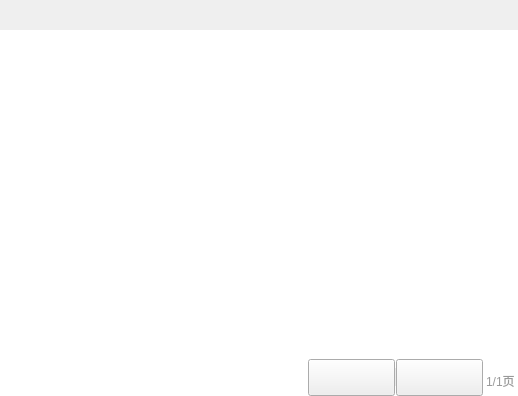
<?xml version="1.0" encoding="UTF-8"?>
<ui version="4.0">
 <class>BCSGroupManageRightWidget</class>
 <widget class="QWidget" name="BCSGroupManageRightWidget">
  <property name="geometry">
   <rect>
    <x>0</x>
    <y>0</y>
    <width>518</width>
    <height>396</height>
   </rect>
  </property>
  <property name="windowTitle">
   <string>Form</string>
  </property>
  <layout class="QVBoxLayout" name="verticalLayout">
   <property name="spacing">
    <number>0</number>
   </property>
   <property name="leftMargin">
    <number>0</number>
   </property>
   <property name="topMargin">
    <number>0</number>
   </property>
   <property name="rightMargin">
    <number>0</number>
   </property>
   <property name="bottomMargin">
    <number>0</number>
   </property>
   <item>
    <widget class="BCSGroupManageRightTitleWiget" name="titleWidget" native="true">
     <property name="minimumSize">
      <size>
       <width>0</width>
       <height>30</height>
      </size>
     </property>
     <property name="maximumSize">
      <size>
       <width>16777215</width>
       <height>30</height>
      </size>
     </property>
    </widget>
   </item>
   <item>
    <widget class="BCSGroupManageRightListView" name="listView">
     <property name="styleSheet">
      <string notr="true">QListView{
border:none;
}</string>
     </property>
    </widget>
   </item>
   <item>
    <widget class="QWidget" name="turnPageWidget" native="true">
     <property name="minimumSize">
      <size>
       <width>0</width>
       <height>0</height>
      </size>
     </property>
     <property name="maximumSize">
      <size>
       <width>16777215</width>
       <height>16777215</height>
      </size>
     </property>
     <property name="styleSheet">
      <string notr="true">QWidget#turnPageWidget{
	background-color:#ffffff;
}</string>
     </property>
     <layout class="QHBoxLayout" name="horizontalLayout_4">
      <property name="spacing">
       <number>0</number>
      </property>
      <property name="leftMargin">
       <number>0</number>
      </property>
      <property name="topMargin">
       <number>0</number>
      </property>
      <property name="rightMargin">
       <number>0</number>
      </property>
      <property name="bottomMargin">
       <number>0</number>
      </property>
      <item>
       <spacer name="horizontalSpacer">
        <property name="orientation">
         <enum>Qt::Horizontal</enum>
        </property>
        <property name="sizeHint" stdset="0">
         <size>
          <width>40</width>
          <height>20</height>
         </size>
        </property>
       </spacer>
      </item>
      <item>
       <widget class="QWidget" name="widget_5" native="true">
        <layout class="QHBoxLayout" name="horizontalLayout_5">
         <property name="spacing">
          <number>0</number>
         </property>
         <property name="leftMargin">
          <number>0</number>
         </property>
         <property name="topMargin">
          <number>0</number>
         </property>
         <property name="rightMargin">
          <number>0</number>
         </property>
         <property name="bottomMargin">
          <number>0</number>
         </property>
         <item>
          <widget class="QPushButton" name="lastPageButton">
           <property name="minimumSize">
            <size>
             <width>87</width>
             <height>37</height>
            </size>
           </property>
           <property name="maximumSize">
            <size>
             <width>87</width>
             <height>37</height>
            </size>
           </property>
           <property name="styleSheet">
            <string notr="true">QPushButton
{
	border-image: url(:/saleImage/btn-up-nomal.png);
}

QPushButton:pressed
{
	border-image: url(:/saleImage/btn-up-pess.png);
}

QPushButton:disabled
{
border-image: url(:/saleImage/btn-up-disable.png);
}</string>
           </property>
           <property name="text">
            <string/>
           </property>
          </widget>
         </item>
         <item>
          <widget class="QWidget" name="widget_6" native="true">
           <property name="minimumSize">
            <size>
             <width>1</width>
             <height>18</height>
            </size>
           </property>
           <property name="maximumSize">
            <size>
             <width>1</width>
             <height>18</height>
            </size>
           </property>
           <property name="styleSheet">
            <string notr="true">border: 1px solid #ededed;</string>
           </property>
          </widget>
         </item>
         <item>
          <widget class="QPushButton" name="nextPageButton">
           <property name="minimumSize">
            <size>
             <width>87</width>
             <height>37</height>
            </size>
           </property>
           <property name="maximumSize">
            <size>
             <width>87</width>
             <height>37</height>
            </size>
           </property>
           <property name="styleSheet">
            <string notr="true">QPushButton{
	border-image: url(:/saleImage/btn-down-nomal.png);
}

QPushButton:pressed{
	border-image: url(:/saleImage/btn-down-pess.png);
}

QPushButton:disabled{
	border-image: url(:/saleImage/btn-down-disabled.png);
}</string>
           </property>
           <property name="text">
            <string/>
           </property>
          </widget>
         </item>
        </layout>
       </widget>
      </item>
      <item>
       <widget class="QLabel" name="pageLabel">
        <property name="styleSheet">
         <string notr="true">font-size:12px;
color:#999999;
font-family:&quot;微软雅黑&quot;;
padding-top:6px;</string>
        </property>
        <property name="text">
         <string>1/1页</string>
        </property>
       </widget>
      </item>
     </layout>
    </widget>
   </item>
  </layout>
 </widget>
 <customwidgets>
  <customwidget>
   <class>BCSGroupManageRightTitleWiget</class>
   <extends>QWidget</extends>
   <header>BCSGroupManageRightTitleWiget.h</header>
   <container>1</container>
  </customwidget>
  <customwidget>
   <class>BCSGroupManageRightListView</class>
   <extends>QListView</extends>
   <header>BCSGroupManageRightListView.h</header>
  </customwidget>
 </customwidgets>
 <resources/>
 <connections/>
</ui>
